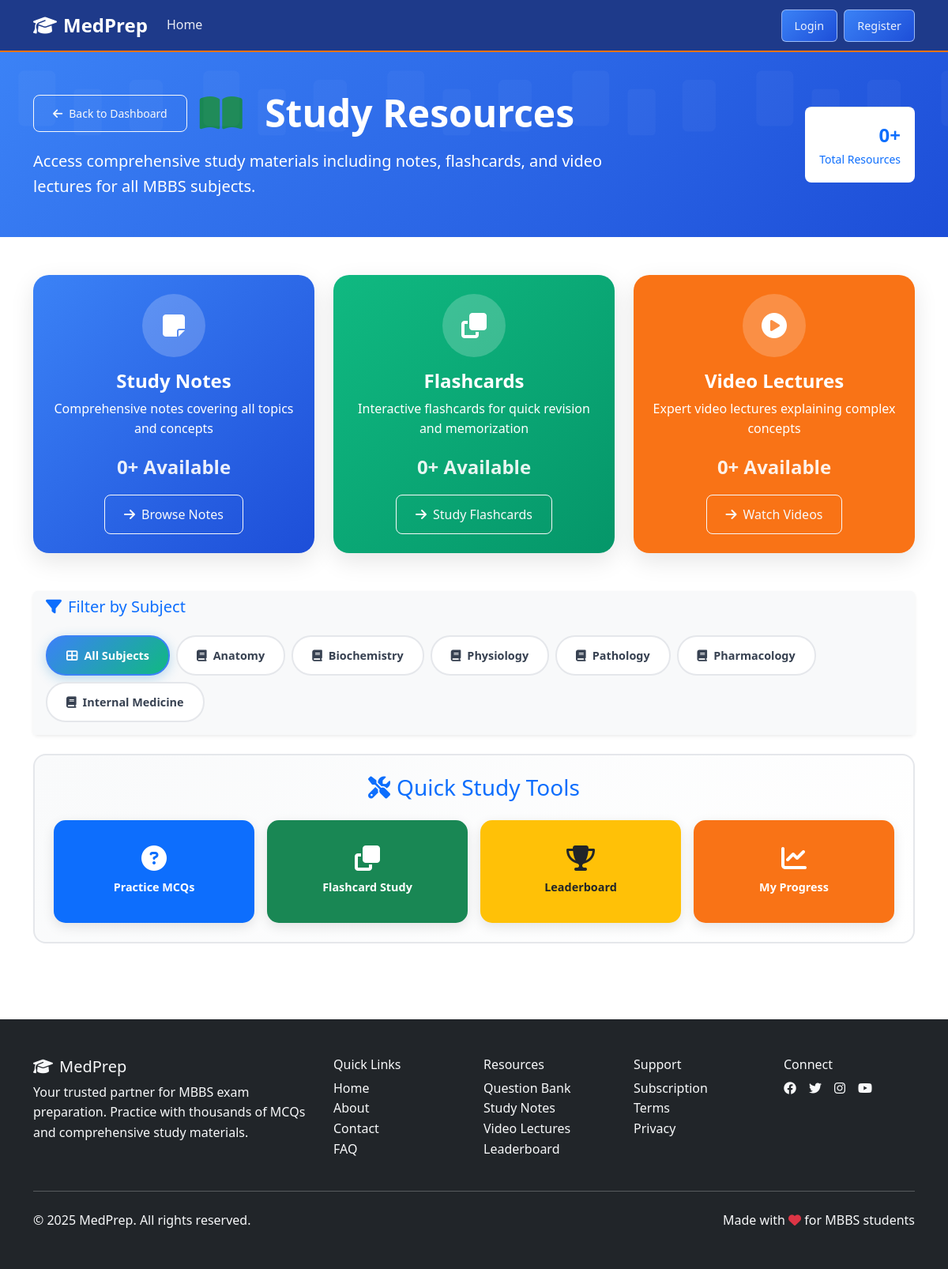
Page /resources/ on the committed database.
### core/models/academic_models.py (models this page shows, shortened)
class Subject(models.Model):
    name = models.CharField(max_length=100, unique=True)
    code = models.CharField(max_length=10, unique=True)
    description = models.TextField(blank=True)
    year_applicable = models.CharField(
        max_length=3,
        choices=[
            ('1st', '1st Year'),
            ('2nd', '2nd Year'),
            ('3rd', '3rd Year'),
            ('4th', '4th Year'),
            ('5th', '5th Year (Final)'),
            ('all', 'All Years'),
        ],
        default='all'
    )
    is_active = models.BooleanField(default=True)
    created_at = models.DateTimeField(auto_now_add=True)
    class Meta:
        verbose_name = 'Subject'
        verbose_name_plural = 'Subjects'
        ordering = ['year_applicable', 'name']

### core/views/resource_views.py (the view)
# urls.py: path('resources/', views.ResourcesView.as_view(), name='resources'),
class ResourcesView(TemplateView):
    template_name = 'core/resources/resources.html'
    def get_context_data(self, **kwargs):
        context = super().get_context_data(**kwargs)
        notes_count = Note.objects.filter(is_active=True).count()
        flashcards_count = Flashcard.objects.filter(is_active=True).count()
        videos_count = VideoResource.objects.filter(is_active=True).count()
        featured_notes = Note.objects.filter(is_active=True)[:6]
        featured_videos = VideoResource.objects.filter(is_active=True)[:6]
        subjects = Subject.objects.filter(is_active=True)
        context.update({
            'notes_count': notes_count,
            'flashcards_count': flashcards_count,
            'videos_count': videos_count,
            'featured_notes': featured_notes,
            'featured_videos': featured_videos,
            'subjects': subjects,
        })
        return context

### core/context_processors.py (called while the page is built)
def site_context(request):
    context = {
        'site_name': 'MedPrep',
        'site_description': 'MBBS Exam Preparation Platform',
        'current_year': 2025,
    }
    if request.user.is_authenticated:
        try:
            context['user_profile'] = request.user.userprofile
        except:
            context['user_profile'] = None
    return context

### templates/core/resources/resources.html (shortened to what this page needs)
{% extends 'base.html' %}
{% load static %}
{% block extra_css %}
<link href="{% static 'core/css/resources.css' %}?v=1.0" rel="stylesheet">
{% endblock %}
{% block content %}
<div class="resources-header bg-primary text-white py-5">
    <div class="container">
        <div class="row align-items-center">
            <div class="col-lg-8">
                <div class="d-flex align-items-center mb-3">
                    <a href="{% url 'core:dashboard' %}" class="btn btn-outline-light btn-sm me-3">
                        <i class="fas fa-arrow-left me-2"></i>Back to Dashboard
                    </a>
                    <h1 class="display-5 fw-bold mb-0">
                        <i class="fas fa-book-open text-success me-3"></i>
                        Study Resources
                    </h1>
                </div>
                <p class="lead mb-0">
                    Access comprehensive study materials including notes, flashcards, and video lectures for all MBBS subjects.
                </p>
            </div>
            <div class="col-lg-4 text-end">
                <div class="resource-stats bg-white text-primary p-3 rounded-3 d-inline-block">
                    <div class="fw-bold fs-4">{{ notes_count|add:flashcards_count|add:videos_count }}+</div>
                    <div class="small">Total Resources</div>
                </div>
            </div>
        </div>
    </div>
</div>
<div class="container py-5">
    <div class="row g-4 mb-5">
        <div class="col-md-4">
            <div class="resource-type-card bg-gradient-blue text-white h-100">
                <div class="card-body text-center p-4">
                    <div class="resource-icon mb-3">
                        <i class="fas fa-sticky-note"></i>
                    </div>
                    <h4 class="fw-bold mb-2">Study Notes</h4>
                    <p class="mb-3">Comprehensive notes covering all topics and concepts</p>
                    <div class="stat-number mb-3">{{ notes_count }}+ Available</div>
                    <a href="{% url 'core:notes_list' %}" class="btn btn-outline-light">
                        <i class="fas fa-arrow-right me-2"></i>Browse Notes
                    </a>
                </div>
            </div>
        </div>
        <div class="col-md-4">
            <div class="resource-type-card bg-gradient-green text-white h-100">
                <div class="card-body text-center p-4">
                    <div class="resource-icon mb-3">
                        <i class="fas fa-clone"></i>
                    </div>
                    <h4 class="fw-bold mb-2">Flashcards</h4>
                    <p class="mb-3">Interactive flashcards for quick revision and memorization</p>
                    <div class="stat-number mb-3">{{ flashcards_count }}+ Available</div>
                    <a href="{% url 'core:flashcards_list' %}" class="btn btn-outline-light">
                        <i class="fas fa-arrow-right me-2"></i>Study Flashcards
                    </a>
                </div>
            </div>
        </div>
        <div class="col-md-4">
            <div class="resource-type-card bg-gradient-orange text-white h-100">
                <div class="card-body text-center p-4">
                    <div class="resource-icon mb-3">
                        <i class="fas fa-play-circle"></i>
                    </div>
                    <h4 class="fw-bold mb-2">Video Lectures</h4>
                    <p class="mb-3">Expert video lectures explaining complex concepts</p>
                    <div class="stat-number mb-3">{{ videos_count }}+ Available</div>
                    <a href="{% url 'core:videos_list' %}" class="btn btn-outline-light">
                        <i class="fas fa-arrow-right me-2"></i>Watch Videos
                    </a>
                </div>
            </div>
        </div>
    </div>
    <div class="row mb-4">
        <div class="col-12">
            <div class="card border-0 shadow-sm">
                <div class="card-header bg-light border-bottom-0">
                    <h5 class="mb-0 text-primary">
                        <i class="fas fa-filter me-2"></i>Filter by Subject
                    </h5>
                </div>
                <div class="card-body bg-light">
                    <div class="subject-filter-tabs">
                        <button class="filter-btn active" data-subject="all">
                            <i class="fas fa-th-large me-2"></i>All Subjects
                        </button>
                        {% for subject in subjects %}
                        <button class="filter-btn" data-subject="{{ subject.id }}">
                            <i class="fas fa-book me-2"></i>{{ subject.name }}
                        </button>
                        {% endfor %}
                    </div>
                </div>
            </div>
        </div>
    </div>
    <div class="row">
        <div class="col-12">
            <div class="quick-tools-section bg-light p-4 rounded-4">
                <h3 class="text-center text-primary mb-4">
                    <i class="fas fa-tools me-2"></i>Quick Study Tools
                </h3>
                <div class="row g-3">
                    <div class="col-md-3">
                        <a href="{% url 'core:question_bank' %}" class="tool-link">
                            <div class="tool-card bg-primary text-white">
                                <i class="fas fa-question-circle"></i>
                                <span>Practice MCQs</span>
                            </div>
                        </a>
                    </div>
                    <div class="col-md-3">
                        <a href="{% url 'core:flashcards_list' %}" class="tool-link">
                            <div class="tool-card bg-success text-white">
                                <i class="fas fa-clone"></i>
                                <span>Flashcard Study</span>
                            </div>
                        </a>
                    </div>
                    <div class="col-md-3">
                        <a href="{% url 'core:leaderboard' %}" class="tool-link">
                            <div class="tool-card bg-warning text-dark">
                                <i class="fas fa-trophy"></i>
                                <span>Leaderboard</span>
                            </div>
                        </a>
                    </div>
                    <div class="col-md-3">
                        <a href="{% url 'core:dashboard' %}" class="tool-link">
                            <div class="tool-card bg-orange text-white">
                                <i class="fas fa-chart-line"></i>
                                <span>My Progress</span>
                            </div>
                        </a>
                    </div>
                </div>
            </div>
        </div>
    </div>
</div>
{% endblock %}

### static/core/css/main.css (style rules this page uses)
:root { --primary-blue: #3b82f6; --primary-green: #10b981; --primary-white: #ffffff; --accent-orange: #f97316; --accent-gray: #6b7280; --accent-navy: #1e3a8a; --secondary-blue: #1d4ed8; --secondary-green: #059669; --primary-orange: #f97316; --accent-gold: #fbbf24; --text-dark: #374151; --text-muted: #6b7280; --light-gray: #e5e7eb; --medium-gray: #9ca3af; --light-background: #f9fafb; --blue-light: #93c5fd; --blue-dark: #1d4ed8; --green-light: #6ee7b7; --green-dark: #059669; --orange-light: #fed7aa; --orange-dark: #ea580c; --gray-light: #f3f4f6; --gray-dark: #374151; --navy-light: #3b82f6; --navy-dark: #1e3a8a; --text-primary: #374151; --text-secondary: #6b7280; --text-light: #9ca3af; --text-white: #ffffff; --bg-primary: #ffffff; --bg-secondary: #f9fafb; --bg-light-blue: #eff6ff; --bg-light-green: #ecfdf5; --bg-navy: #1e3a8a; --bg-dark-navy: #1e40af; --btn-primary-bg: linear-gradient(135deg, #3b82f6 0%, #1d4ed8 100%); --btn-primary-hover: linear-gradient(135deg, #2563eb 0%, #1e40af 100%); --btn-secondary-bg: linear-gradient(135deg, #f97316 0%, #ea580c 100%); --btn-secondary-hover: linear-gradient(135deg, #ea580c 0%, #dc2626 100%); --btn-success-bg: linear-gradient(135deg, #10b981 0%, #059669 100%); --btn-success-hover: linear-gradient(135deg, #059669 0%, #047857 100%); --border-light: #e5e7eb; --border-medium: #d1d5db; --border-dark: #9ca3af; --border-blue: #3b82f6; --border-green: #10b981; --border-orange: #f97316; }
body { font-family: 'Segoe UI', Tahoma, Geneva, Verdana, sans-serif; line-height: 1.6; background-color: var(--bg-primary); color: var(--text-primary); }
.bg-orange { background-color: var(--accent-orange) !important; }
.card { border: none; box-shadow: 0 0.125rem 0.25rem rgba(0, 0, 0, 0.075); transition: all 0.3s ease; }
.btn { font-weight: 500; border-radius: 0.5rem; padding: 0.75rem 1.5rem; transition: all 0.3s ease; }

### static/core/css/resources.css (style rules this page uses)
.resources-header { background: linear-gradient(135deg, var(--primary-blue) 0%, var(--secondary-blue) 100%); position: relative; overflow: hidden; }
.resources-header::before { content: ''; position: absolute; top: 0; left: 0; right: 0; bottom: 0; opacity: 0.3; }
.resource-stats { border: 2px solid rgba(255,255,255,0.2); backdrop-filter: blur(10px); }
.resource-type-card { border: none; border-radius: 20px; overflow: hidden; box-shadow: 0 10px 30px rgba(0,0,0,0.1); transition: all 0.3s ease; position: relative; }
.bg-gradient-blue { background: linear-gradient(135deg, var(--primary-blue) 0%, var(--secondary-blue) 100%); }
.bg-gradient-green { background: linear-gradient(135deg, var(--primary-green) 0%, var(--secondary-green) 100%); }
.bg-gradient-orange { background: linear-gradient(135deg, var(--primary-orange) 0%, var(--accent-orange) 100%); }
.resource-icon { width: 80px; height: 80px; background: rgba(255,255,255,0.2); border-radius: 50%; display: flex; align-items: center; justify-content: center; margin: 0 auto; font-size: 2rem; }
.stat-number { font-size: 1.5rem; font-weight: bold; opacity: 0.9; }
.subject-filter-tabs { display: flex; flex-wrap: wrap; gap: 0.5rem; }
.filter-btn { background: white; border: 2px solid var(--light-gray); color: var(--text-dark); padding: 0.75rem 1.5rem; border-radius: 25px; font-weight: 600; transition: all 0.3s ease; cursor: pointer; font-size: 0.9rem; }
.filter-btn.active { background: linear-gradient(135deg, var(--primary-blue) 0%, var(--primary-green) 100%); border-color: var(--primary-blue); color: white; box-shadow: 0 4px 15px rgba(34, 139, 202, 0.3); }
.resource-stats { border-top: 1px solid var(--light-gray); padding-top: 0.75rem; }
.quick-tools-section { background: linear-gradient(135deg, var(--light-background) 0%, white 100%); border: 2px solid var(--light-gray); }
.tool-link { text-decoration: none; display: block; }
.tool-card { padding: 2rem 1rem; border-radius: 15px; text-align: center; transition: all 0.3s ease; box-shadow: 0 5px 15px rgba(0,0,0,0.1); }
.tool-card i { font-size: 2rem; margin-bottom: 0.5rem; display: block; }
.tool-card span { font-weight: 600; font-size: 0.9rem; }
.bg-orange { background: linear-gradient(135deg, var(--primary-orange) 0%, var(--accent-orange) 100%) !important; }

### rows in the picture
Subject: name "Anatomy"
Subject: name "Biochemistry"
Subject: name "Physiology"
Subject: name "Pathology"
Subject: name "Pharmacology"
Subject: name "Internal Medicine"

### other values in the picture
{{ notes_count|add:flashcards_count|add:videos_count }} "0"
{{ notes_count }} "0"
{{ flashcards_count }} "0"
{{ videos_count }} "0"
